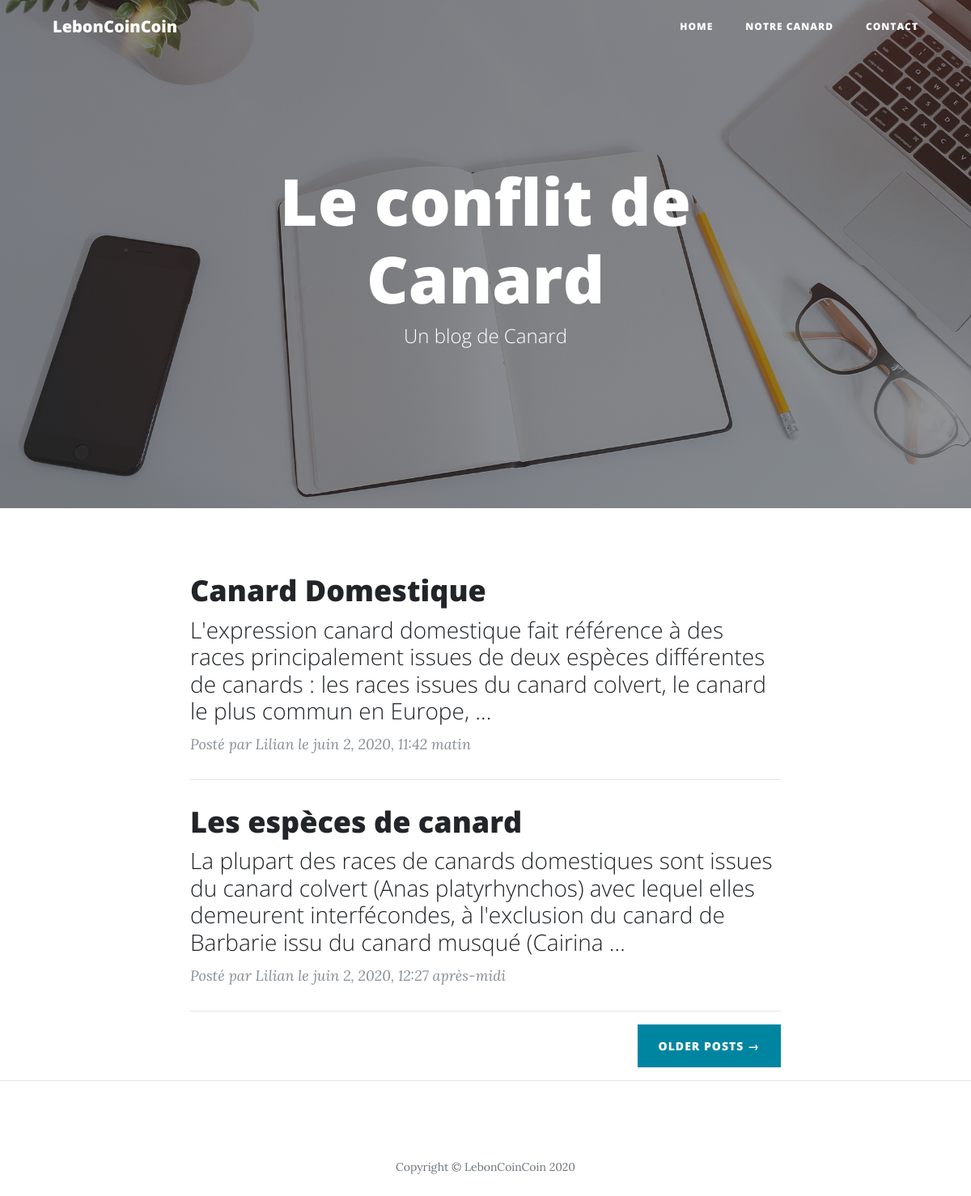
/blog/home, run on the app's committed database.
### blog/models.py (models this page shows, shortened)
class Article(models.Model):
    titre = models.CharField(max_length=100)
    auteur = models.CharField(max_length=42)
    contenu = models.TextField(null=True)
    date = models.DateTimeField(default=timezone.now, verbose_name="Date de parution")
    categorie = models.ForeignKey('Categorie',on_delete=models.CASCADE,default="0")
    class Meta:
        verbose_name = "article"
        ordering = ['date']

### blog/views.py (the view)
# urls.py: 2. Add a URL to urlpatterns:  path('', views.home, name='home')
def home(request):
    articles = Article.objects.all()
    return render(request, 'blog/home.html', {'dernier_articles': articles})

### blog/templates/blog/home.html (shortened to what this page needs)
{% load static %}
<head>
    <link rel="stylesheet" type="text/css" href="{% static 'css/bootstrap.min.css' %}">
    <link rel="stylesheet" type="text/css" href="{% static 'font/all.min.css' %}">
    <link rel="stylesheet" type="text/css" href="{% static 'css/clean-blog.min.css' %}">
</head>
<body>
    <nav class="navbar navbar-expand-lg navbar-light fixed-top" id="mainNav">
      <div class="container">
        <a class="navbar-brand" href="{% url 'home' %}">LebonCoinCoin</a>
        <div class="collapse navbar-collapse" id="navbarResponsive">
          <ul class="navbar-nav ml-auto">
            <li class="nav-item">
              <a class="nav-link" href="/">Home</a>
            </li>
            <li class="nav-item">
              <a class="nav-link" href="/blog/notre_canard">Notre Canard</a>
            </li>
            <li class="nav-item">
              <a class="nav-link" href="/blog/contact">Contact</a>
            </li>
          </ul>
        </div>
      </div>
    </nav>
    <header class="masthead" style="background-image: url({% static 'img/home-bg.jpg'%})">
      <div class="overlay"></div>
      <div class="container">
        <div class="row">
          <div class="col-lg-8 col-md-10 mx-auto">
            <div class="site-heading">
              <h1>Le conflit de Canard</h1>
              <span class="subheading">Un blog de Canard</span>
            </div>
          </div>
        </div>
      </div>
    </header>
    <div class="container">
      <div class="row">
        <div class="col-lg-8 col-md-10 mx-auto">
          {% for article in dernier_articles %}
          <div class="post-preview">
            <a href="blog/post/{{ article.id }}">
              <h2 class="post-title">
                {{ article.titre }}
              </h2>
              <h3 class="post-subtitle">
                {{ article.contenu|truncatewords_html:30 }}
              </h3>
            </a>
            <p class="post-meta">Posté par {{ article.auteur }} le {{ article.date }}</p>
          </div>
          <hr>
          {% empty %}
            <p>Aucun article.</p>
          {% endfor %}
          <div class="clearfix">
            <a class="btn btn-primary float-right" href="#">Older Posts &rarr;</a>
          </div>
        </div>
      </div>
    </div>
    <hr>
    <footer>
      <div class="container">
        <div class="row">
          <div class="col-lg-8 col-md-10 mx-auto">
            <p class="copyright text-muted">Copyright &copy; LebonCoinCoin 2020</p>
          </div>
        </div>
      </div>
    </footer>
  </body>

### data on the page
Article: titre "Canard Domestique", contenu "L'expression canard domestique fait référence à des races principalement issues de deux espèces différentes de canards ː les races issues du canard colvert, le canard le plus commun en Europe, …", auteur "Lilian", date "juin 2, 2020, 11:42 matin"
Article: titre "Les espèces de canard", contenu "La plupart des races de canards domestiques sont issues du canard colvert (Anas platyrhynchos) avec lequel elles demeurent interfécondes, à l'exclusion du canard de Barbarie issu du canard musqué (Cairina …", auteur "Lilian", date "juin 2, 2020, 12:27 après-midi"
